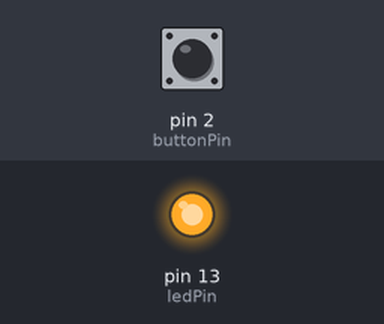
A sketch run on a simulated Arduino Uno, built with avr-gcc and run on an emulated ATmega328P. On the bench: output pins drawn as LEDs (lit = HIGH). The inputs (shaded band) are chosen by the test bench; at power-on: pin 2 (buttonPin) LOW.

Above: at 1.2 s.
1.3 s: pin 2 (buttonPin) pulled HIGH for 0.15 s
At 1.37 s:
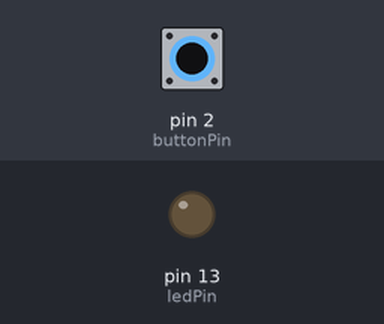
2.9 s: pin 2 (buttonPin) pulled HIGH for 3.2 s
At 6.4 s:
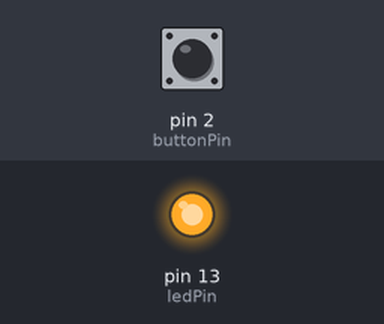
Timing chart, 0 to 7.9 s (numbered marks = the images above; inputs shaded):
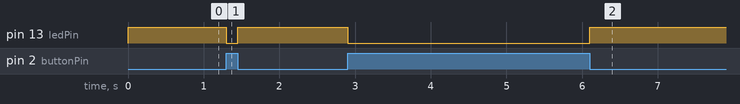

The sketch:

digital_infrared_motion.ino
```cpp
/*
  https://www.dfrobot.com/wiki/index.php/Digital_Infrared_motion_sensor_(SKU:SEN0018)
  This is a simple to use motion sensor.
  Power it up and wait 1-2 seconds for the sensor to get a snapshot of the still room.
  If anything moves after that period, the 'alarm' pin will go low.
 */

const int buttonPin = 2;
const int ledPin = 13;

void setup() {
  pinMode(ledPin, OUTPUT);
  pinMode(buttonPin, INPUT);
}

void loop() {
  if (digitalRead(buttonPin) == HIGH) {
    digitalWrite(ledPin, LOW);
  } else {
    digitalWrite(ledPin, HIGH);
  }
}
```

Measured:
- after the input at 1.3 s, pin 13 (ledPin): HIGH → LOW at once, → HIGH 0.15 s later
- after the input at 2.9 s, pin 13 (ledPin): HIGH → LOW at once, → HIGH 3.2 s later
